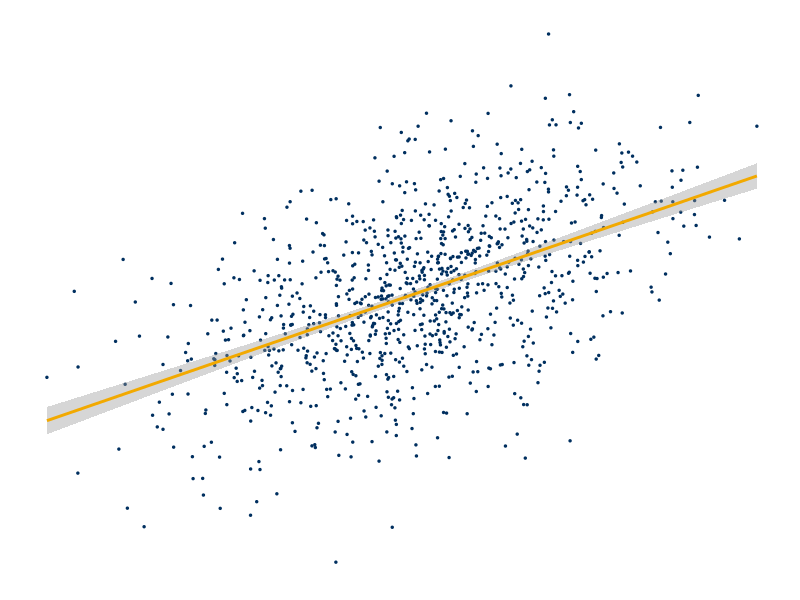
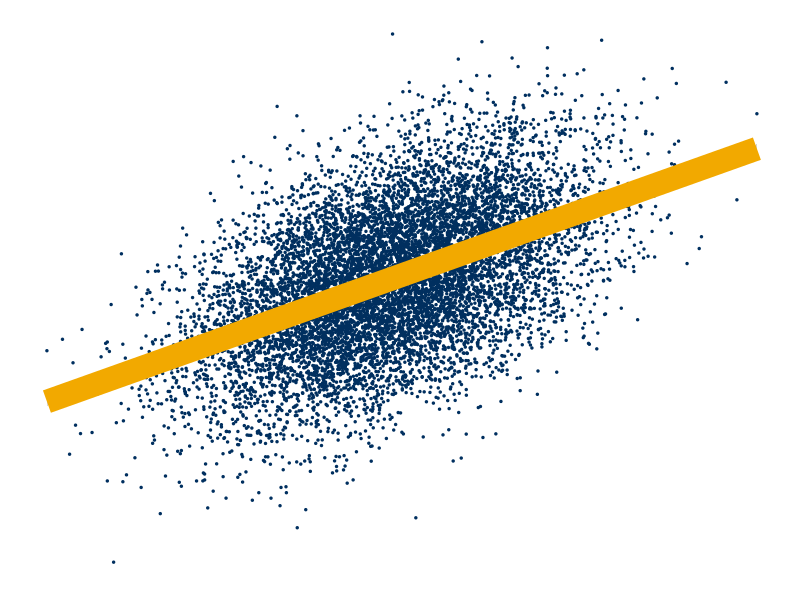
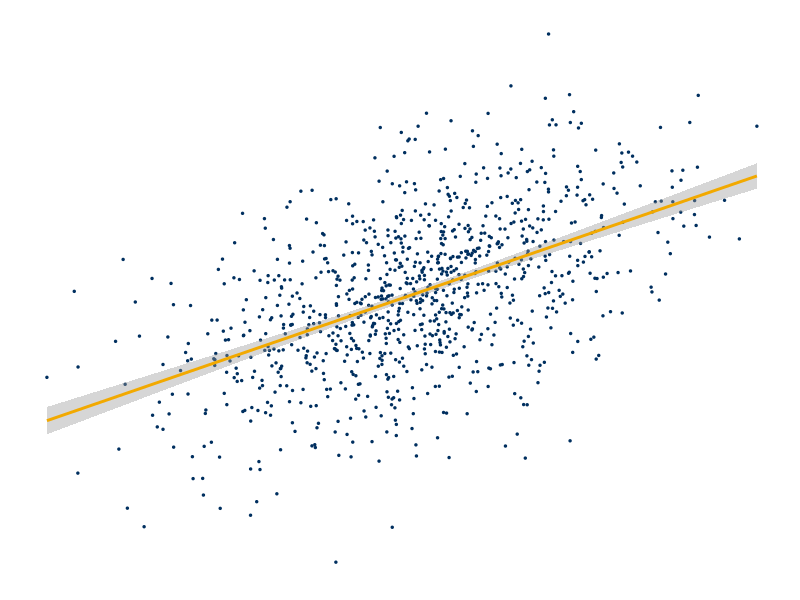
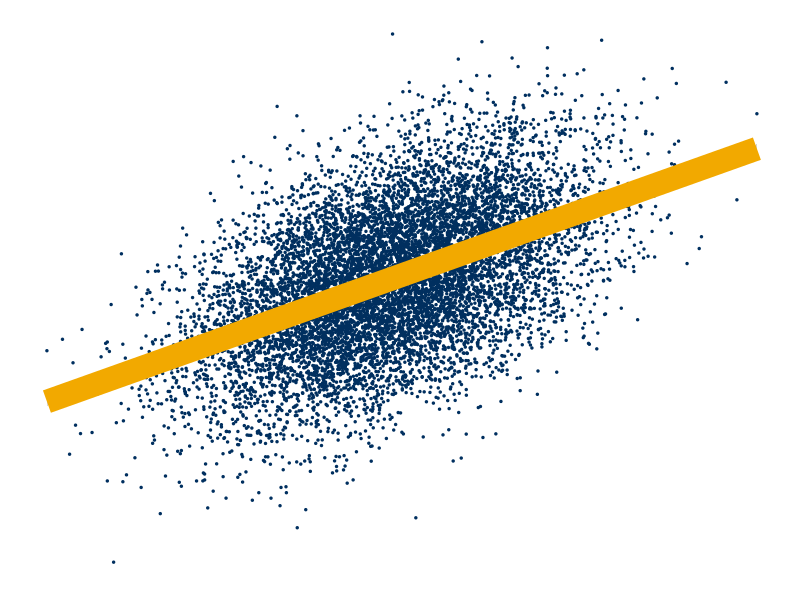

Generate these figures, in order, with R:
## ---- chunk 1
knitr::opts_chunk$set(echo = TRUE)
## ---- chunk 2
correlatedValue = function(x, r){
  r2 = r**2
  ve = 1-r2
  SD = sqrt(ve)
  e  = rnorm(length(x), mean=0, sd=SD)
  y  = r*x + e
  return(y)
}

set.seed(5)
x = rnorm(1000)
y = correlatedValue(x=x, r=.5)
df<-as.data.frame(cbind(x,y))

library(ggplot2)
ggplot(df,aes(y,x)) + geom_point(color="#002F5F", size = 0.5) +  
  geom_smooth(method='lm', formula= y~x,col="#F2A900", lwd=1) + theme_bw() + 
  theme(axis.title.x=element_blank(),
        axis.text.x=element_blank(),
        axis.ticks.x=element_blank(),
        axis.title.y=element_blank(),
        axis.text.y=element_blank(),
        axis.ticks.y=element_blank(),
        axis.line = element_blank(),
        panel.grid.major = element_blank(),
        panel.grid.minor = element_blank(),
        panel.border = element_blank(),
        panel.background = element_blank())

#+  annotate("text",label="SDS 291",x=-2,y=4, size=3)
ggsave("~/Dropbox/3_Smith/SDS291/MR_2020/static/291scatter_v03.png", width=3, height=3, units="in")
## ---- chunk 3
set.seed(5)
x = rnorm(10000)
y = correlatedValue(x=x, r=.5)
df<-as.data.frame(cbind(x,y))

library(ggplot2)
ggplot(df,aes(y,x)) + geom_point(color="#002F5F", size = 0.5) +  
  geom_smooth(method='lm', formula= y~x,col="#F2A900", lwd=8) + theme_bw() + 
  theme(axis.title.x=element_blank(),
        axis.text.x=element_blank(),
        axis.ticks.x=element_blank(),
        axis.title.y=element_blank(),
        axis.text.y=element_blank(),
        axis.ticks.y=element_blank(),
        axis.line = element_blank(),
        panel.grid.major = element_blank(),
        panel.grid.minor = element_blank(),
        panel.border = element_blank(),
        panel.background = element_blank())

#+  annotate("text",label="SDS 291",x=-2,y=4, size=3)
ggsave("~/Dropbox/3_Smith/SDS291/MR_2020/static/291scatter_v04.png", width=3, height=3, units="in")
